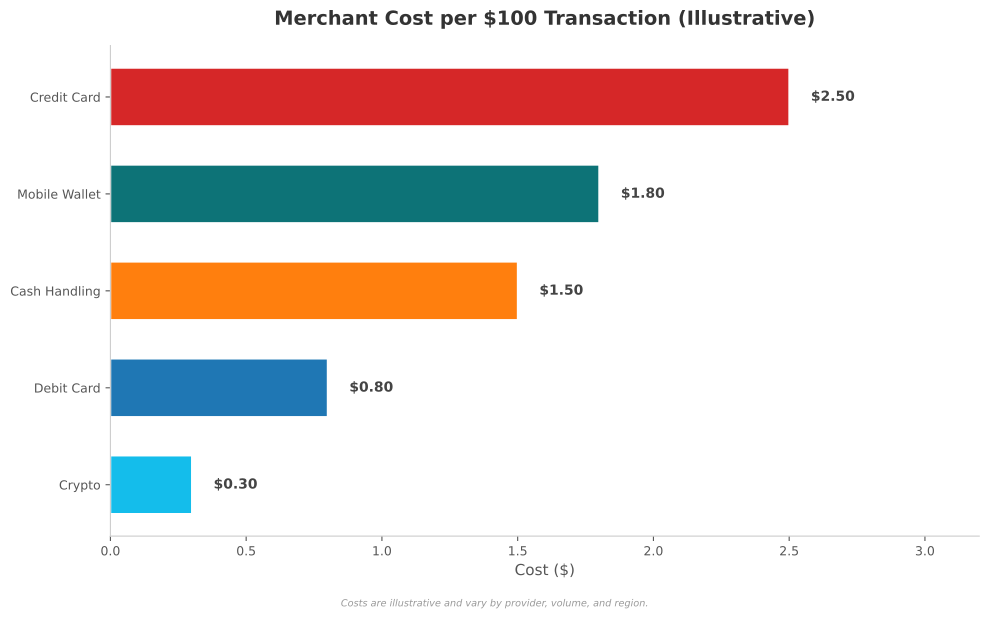

This chart was generated by the following Python code:
"""
Figure 05: Merchant Cost Comparison
Horizontal bar chart showing cost per $100 transaction by payment type.
ILLUSTRATIVE data only.
"""
import sys
import os
sys.path.insert(0, os.path.join(os.path.dirname(__file__), '..', '..', '_shared'))

import matplotlib
matplotlib.use('Agg')
import matplotlib.pyplot as plt
import matplotlib.patches as mpatches
import numpy as np

try:
    from chart_styles import V4_COLORS, apply_v4_style, save_chart
except ImportError:
    V4_COLORS = {
        'MLPURPLE': '#9467BD', 'MLBLUE': '#1F77B4', 'MLRED': '#D62728',
        'MLORANGE': '#FF7F0E', 'MLGREEN': '#2CA02C', 'MLGRAY': '#7F7F7F',
        'MLTEAL': '#0D7377', 'MLCYAN': '#14BDEB', 'MLYELLOW': '#BCBD22',
        'MLPINK': '#E377C2', 'MLBROWN': '#8C564B',
    }
    def apply_v4_style(ax, title='', xlabel='', ylabel=''):
        ax.set_title(title, fontsize=14, fontweight='bold', pad=15, color='#333333')
        if xlabel: ax.set_xlabel(xlabel, fontsize=11, color='#555555')
        if ylabel: ax.set_ylabel(ylabel, fontsize=11, color='#555555')
        ax.spines['top'].set_visible(False)
        ax.spines['right'].set_visible(False)
        ax.spines['left'].set_color('#CCCCCC')
        ax.spines['bottom'].set_color('#CCCCCC')
        ax.tick_params(colors='#555555', labelsize=9)
        ax.set_facecolor('white')
        return ax
    def save_chart(fig, filename='chart.pdf', dpi=300):
        fig.tight_layout()
        fig.savefig(filename, format='pdf', bbox_inches='tight', dpi=dpi, facecolor='white')
        plt.close(fig)
        print(f'Saved: {filename}')

CHART_METADATA = {
    'title': 'Merchant Cost per $100 Transaction',
    'type': 'comparison_bar',
    'section': 'Payment Economics',
    'lecture_number': 3,
}

np.random.seed(42)

# ILLUSTRATIVE costs per $100 transaction
payment_types = ['Crypto', 'Debit Card', 'Cash Handling', 'Mobile Wallet', 'Credit Card']
costs = [0.30, 0.80, 1.50, 1.80, 2.50]
colors = [V4_COLORS['MLCYAN'], V4_COLORS['MLBLUE'], V4_COLORS['MLORANGE'],
          V4_COLORS['MLTEAL'], V4_COLORS['MLRED']]

fig, ax = plt.subplots(1, 1, figsize=(10, 6))

bars = ax.barh(payment_types, costs, color=colors, edgecolor='white', linewidth=1.2, height=0.6)

# Value labels
for bar, cost in zip(bars, costs):
    ax.text(bar.get_width() + 0.08, bar.get_y() + bar.get_height() / 2,
            f'${cost:.2f}', ha='left', va='center',
            fontsize=10, fontweight='bold', color='#444444')

ax.set_xlim(0, 3.2)

apply_v4_style(ax,
               title='Merchant Cost per $100 Transaction (Illustrative)',
               xlabel='Cost ($)',
               ylabel='')

# Footnote
fig.text(0.5, -0.02,
         'Costs are illustrative and vary by provider, volume, and region.',
         ha='center', fontsize=7, fontstyle='italic', color='#999999')

output_path = os.path.join(os.path.dirname(__file__), 'chart.pdf')
save_chart(fig, output_path)
